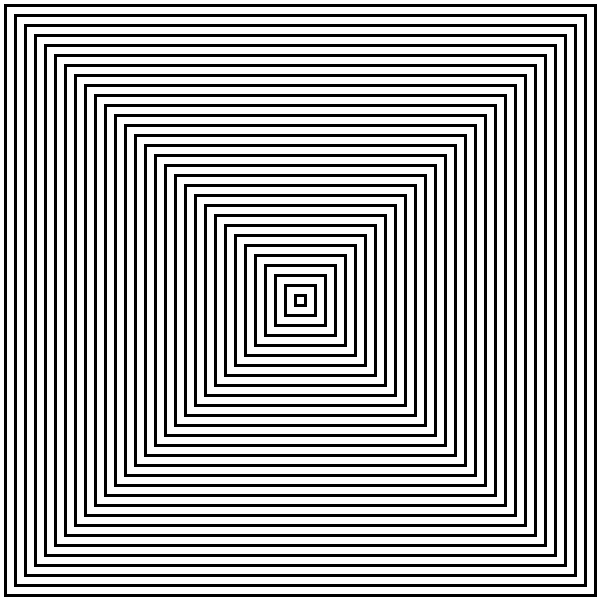
Frame 1 (no input)
Frame 60 (the mouse pressed at the canvas centre just before this capture): identical to frame 1, image omitted
Frame 120 (the mouse held since frame 60 and released just before this capture): identical to frame 1, image omitted

The Processing sketch that drew this single still picture (run headless with seeded random() and noise(); from frame 60 on, the mouse is pressed at the canvas centre):

// Processing sketch: concentric_squares
// ── concentric_squares.pde
void setup(){
  size(600,600);
  strokeWeight(3);
  rectMode(CENTER);
}

void draw(){
  background(255);
  for(int r=width-10; r>0; r-=20){
    rect(width/2, height/2, r, r); 
  }
}
